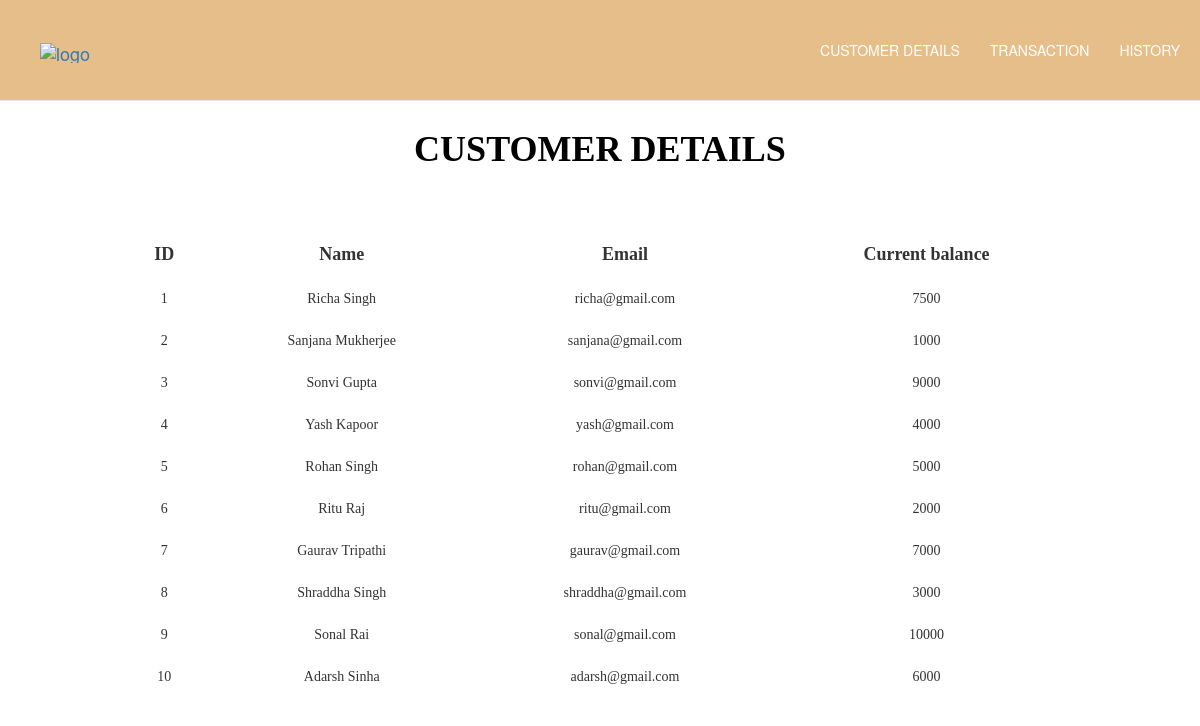
/details.php, run on the app's committed database.
### tables this page shows
CREATE TABLE `details` (
  `id` int(2) NOT NULL,
  `name` varchar(255) NOT NULL,
  `email` varchar(255) NOT NULL,
  `currentbalance` int(10) NOT NULL
);

### details.php (the view, shortened to what this page needs)
<?php
    $server = "localhost";
    $username = "root";
    $password = "";
    $db = "banking";
    $con = mysqli_connect($server, $username,$password, $db);
    $sql = "SELECT * FROM `details` ";
    $result = $con->query($sql);
?>
<!DOCTYPE html>
<html>
    <head>
        <link rel="stylesheet" href="https://maxcdn.bootstrapcdn.com/bootstrap/3.3.7/css/bootstrap.min.css">
        <link rel="stylesheet" type="text/css" href="style.css">
    </head>
    </head>
    <body>
        <nav id ='header-nav' class = "navbar navbar-default navbar-fixed-top">
            <div class="container">
                <div class="navbar-header">
                <div class="navbar-brand">
                    <a href = "index.php"><img src="images/logo.jpg" alt = "logo" height= "50px " width="50px"></a>
                </div>
                </div>
                <div id="collapsable-nav" class="collapse navbar-collapse">
                    <ul class="nav navbar-nav navbar-right" id="links">
                        <li><a href = "details.php">CUSTOMER DETAILS</a></li>
                        <li><a href = "transact.php">TRANSACTION</a></li>
                        <li><a href = "history.php">HISTORY</a></li>
                    </ul>
                </div>
            </div>
        </nav>
        <div class="backgroundt">
            <h1 style="font-family: 'Times New Roman', Times, serif; color: black; padding: 10px; font-weight: bold;" ><center>CUSTOMER DETAILS</center></h1>
            <br><br>
            <table>
                <tr>
                    <th>ID</th>
                    <th>Name</th>
                    <th>Email</th>
                    <th>Current balance</th>
                </tr>
                <?php
                    while($data = $result->fetch_assoc()){
                ?>
                <tr>
                    <td><?php echo $data['id']; ?></td>
                    <td><?php echo $data['name']; ?></td>
                    <td><?php echo $data['email']; ?></td>
                    <td><?php echo $data['currentbalance']; ?></td>
                </tr>
                <?php
                    }
                ?>
            </table>
        </div>
    </body>
</html>

### style.css (style rules this page uses)
#header-nav { background-color:#E6BE8A; padding: 25px; }
nav { overflow: auto; }
#links a { color: white; }
.backgroundt { margin-top: 100px; width: 100%; height: 100%; position: absolute; }
.backgroundt::after { content: ""; background: url("images/background.jpg") no-repeat center; background-size: cover; opacity: 0.5; top: 0; left: 0; bottom: 0; right: 0; position: absolute; z-index: -1; }
table { margin: auto; width: 80%; }
th { font-size: 18px; font-weight: bolder; font-family: 'Times New Roman', Times, serif; padding: 10px; border:white 2px solid; text-align: center; }
td { font-size: 14px;; font-family: 'Times New Roman', Times, serif; padding: 10px; border:white 2px solid; text-align: center; }

### data on the page
details: id "1", name "Richa Singh", email "richa@gmail.com", currentbalance "7500"
details: id "2", name "Sanjana Mukherjee", email "sanjana@gmail.com", currentbalance "1000"
details: id "3", name "Sonvi Gupta", email "sonvi@gmail.com", currentbalance "9000"
details: id "4", name "Yash Kapoor", email "yash@gmail.com", currentbalance "4000"
details: id "5", name "Rohan Singh", email "rohan@gmail.com", currentbalance "5000"
details: id "6", name "Ritu Raj", email "ritu@gmail.com", currentbalance "2000"
details: id "7", name "Gaurav Tripathi", email "gaurav@gmail.com", currentbalance "7000"
details: id "8", name "Shraddha Singh", email "shraddha@gmail.com", currentbalance "3000"
details: id "9", name "Sonal Rai", email "sonal@gmail.com", currentbalance "10000"
details: id "10", name "Adarsh Sinha", email "adarsh@gmail.com", currentbalance "6000"
